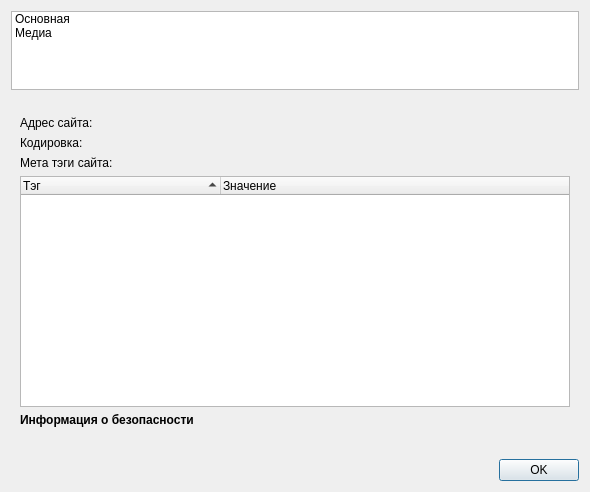
<?xml version="1.0" encoding="UTF-8"?>
<ui version="4.0">
 <class>SiteInfo</class>
 <widget class="QDialog" name="SiteInfo">
  <property name="geometry">
   <rect>
    <x>0</x>
    <y>0</y>
    <width>590</width>
    <height>492</height>
   </rect>
  </property>
  <property name="windowTitle">
   <string>Информация о сайте</string>
  </property>
  <layout class="QGridLayout" name="gridLayout">
   <item row="3" column="0">
    <widget class="QDialogButtonBox" name="buttonBox">
     <property name="orientation">
      <enum>Qt::Horizontal</enum>
     </property>
     <property name="standardButtons">
      <set>QDialogButtonBox::Ok</set>
     </property>
    </widget>
   </item>
   <item row="1" column="0">
    <widget class="SqueezeLabelV2" name="heading">
     <property name="maximumSize">
      <size>
       <width>550</width>
       <height>16777215</height>
      </size>
     </property>
     <property name="text">
      <string/>
     </property>
     <property name="textInteractionFlags">
      <set>Qt::LinksAccessibleByMouse|Qt::TextSelectableByMouse</set>
     </property>
    </widget>
   </item>
   <item row="0" column="0">
    <widget class="HorizontalListWidget" name="listWidget">
     <item>
      <property name="text">
       <string>Основная</string>
      </property>
     </item>
     <item>
      <property name="text">
       <string>Медиа</string>
      </property>
     </item>
    </widget>
   </item>
   <item row="2" column="0">
    <widget class="QStackedWidget" name="stackedWidget">
     <property name="currentIndex">
      <number>0</number>
     </property>
     <widget class="QWidget" name="page">
      <layout class="QGridLayout" name="gridLayout_2">
       <property name="topMargin">
        <number>0</number>
       </property>
       <property name="bottomMargin">
        <number>0</number>
       </property>
       <item row="0" column="0" colspan="4">
        <layout class="QFormLayout" name="formLayout">
         <property name="fieldGrowthPolicy">
          <enum>QFormLayout::AllNonFixedFieldsGrow</enum>
         </property>
         <item row="0" column="0">
          <widget class="QLabel" name="label_3">
           <property name="sizePolicy">
            <sizepolicy hsizetype="Fixed" vsizetype="Preferred">
             <horstretch>0</horstretch>
             <verstretch>0</verstretch>
            </sizepolicy>
           </property>
           <property name="text">
            <string>Адрес сайта:</string>
           </property>
          </widget>
         </item>
         <item row="0" column="1">
          <widget class="SqueezeLabelV2" name="siteAddress">
           <property name="sizePolicy">
            <sizepolicy hsizetype="Minimum" vsizetype="Preferred">
             <horstretch>0</horstretch>
             <verstretch>0</verstretch>
            </sizepolicy>
           </property>
           <property name="maximumSize">
            <size>
             <width>460</width>
             <height>16777215</height>
            </size>
           </property>
           <property name="text">
            <string/>
           </property>
           <property name="textInteractionFlags">
            <set>Qt::LinksAccessibleByMouse|Qt::TextSelectableByMouse</set>
           </property>
          </widget>
         </item>
         <item row="1" column="0">
          <widget class="QLabel" name="label_6">
           <property name="text">
            <string>Кодировка:</string>
           </property>
          </widget>
         </item>
         <item row="1" column="1">
          <widget class="SqueezeLabelV2" name="encodingLabel">
           <property name="text">
            <string/>
           </property>
           <property name="textInteractionFlags">
            <set>Qt::LinksAccessibleByMouse|Qt::TextSelectableByMouse</set>
           </property>
          </widget>
         </item>
        </layout>
       </item>
       <item row="1" column="0" colspan="4">
        <widget class="QLabel" name="label_9">
         <property name="text">
          <string>Мета тэги сайта:</string>
         </property>
        </widget>
       </item>
       <item row="3" column="0" colspan="4">
        <widget class="QTreeWidget" name="treeTags">
         <property name="sortingEnabled">
          <bool>true</bool>
         </property>
         <attribute name="headerMinimumSectionSize">
          <number>200</number>
         </attribute>
         <column>
          <property name="text">
           <string>Тэг</string>
          </property>
         </column>
         <column>
          <property name="text">
           <string>Значение</string>
          </property>
         </column>
        </widget>
       </item>
       <item row="4" column="0" colspan="2">
        <widget class="QLabel" name="label_2">
         <property name="sizePolicy">
          <sizepolicy hsizetype="Fixed" vsizetype="Preferred">
           <horstretch>0</horstretch>
           <verstretch>0</verstretch>
          </sizepolicy>
         </property>
         <property name="text">
          <string>&lt;b&gt;Информация о безопасности&lt;/b&gt;</string>
         </property>
        </widget>
       </item>
       <item row="5" column="1">
        <widget class="QLabel" name="securityLabel">
         <property name="text">
          <string/>
         </property>
        </widget>
       </item>
       <item row="5" column="0">
        <spacer name="horizontalSpacer">
         <property name="orientation">
          <enum>Qt::Horizontal</enum>
         </property>
         <property name="sizeType">
          <enum>QSizePolicy::Fixed</enum>
         </property>
         <property name="sizeHint" stdset="0">
          <size>
           <width>20</width>
           <height>20</height>
          </size>
         </property>
        </spacer>
       </item>
       <item row="5" column="2">
        <spacer name="horizontalSpacer_2">
         <property name="orientation">
          <enum>Qt::Horizontal</enum>
         </property>
         <property name="sizeHint" stdset="0">
          <size>
           <width>40</width>
           <height>20</height>
          </size>
         </property>
        </spacer>
       </item>
      </layout>
     </widget>
     <widget class="QWidget" name="page2">
      <layout class="QVBoxLayout" name="verticalLayout_3">
       <item>
        <widget class="QSplitter" name="splitter">
         <property name="orientation">
          <enum>Qt::Vertical</enum>
         </property>
         <widget class="QWidget" name="verticalLayoutWidget">
          <layout class="QVBoxLayout" name="verticalLayout_2">
           <item>
            <widget class="QTreeWidget" name="treeImages">
             <property name="minimumSize">
              <size>
               <width>0</width>
               <height>0</height>
              </size>
             </property>
             <property name="itemsExpandable">
              <bool>false</bool>
             </property>
             <property name="sortingEnabled">
              <bool>true</bool>
             </property>
             <attribute name="headerMinimumSectionSize">
              <number>200</number>
             </attribute>
             <column>
              <property name="text">
               <string>Изображение</string>
              </property>
             </column>
             <column>
              <property name="text">
               <string>Адрес изображения</string>
              </property>
             </column>
            </widget>
           </item>
          </layout>
         </widget>
         <widget class="QWidget" name="layoutWidget">
          <layout class="QVBoxLayout" name="verticalLayout">
           <item>
            <widget class="QDialogButtonBox" name="saveButton">
             <property name="standardButtons">
              <set>QDialogButtonBox::Save</set>
             </property>
            </widget>
           </item>
           <item>
            <widget class="QLabel" name="label_5">
             <property name="maximumSize">
              <size>
               <width>16777215</width>
               <height>20</height>
              </size>
             </property>
             <property name="text">
              <string>&lt;b&gt;Предпросмотр&lt;/b&gt;</string>
             </property>
            </widget>
           </item>
           <item>
            <widget class="QGraphicsView" name="mediaPreview"/>
           </item>
          </layout>
         </widget>
        </widget>
       </item>
      </layout>
     </widget>
    </widget>
   </item>
  </layout>
 </widget>
 <customwidgets>
  <customwidget>
   <class>SqueezeLabelV2</class>
   <extends>QLabel</extends>
   <header>squeezelabelv2.h</header>
  </customwidget>
  <customwidget>
   <class>HorizontalListWidget</class>
   <extends>QListWidget</extends>
   <header>horizontallistwidget.h</header>
  </customwidget>
 </customwidgets>
 <resources/>
 <connections>
  <connection>
   <sender>buttonBox</sender>
   <signal>accepted()</signal>
   <receiver>SiteInfo</receiver>
   <slot>close()</slot>
   <hints>
    <hint type="sourcelabel">
     <x>248</x>
     <y>254</y>
    </hint>
    <hint type="destinationlabel">
     <x>157</x>
     <y>274</y>
    </hint>
   </hints>
  </connection>
 </connections>
</ui>
